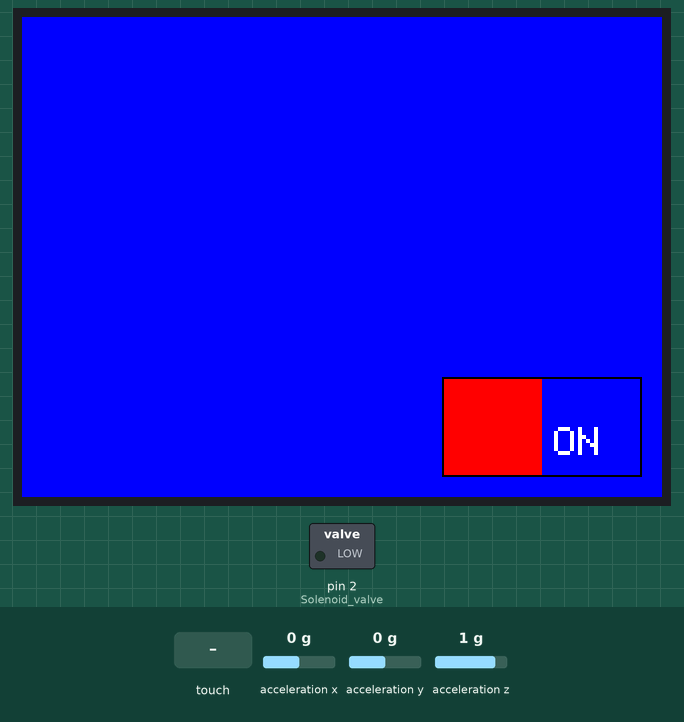
Recording of a sketch running on a simulated Arduino Uno, built with avr-gcc and run on an emulated ATmega328P. On the bench: 320×240 colour display, switched loads named in the sketch (green lamp = pin HIGH). The inputs (shaded band) are chosen by the test bench; at power-on: acceleration x 0 g, acceleration y 0 g, acceleration z 1 g. What the sketch prints to the serial monitor is not drawn.

Above: at 1.4 s.
1.5 s: touch panel pressed at 13 % / 90 % of its raw x / y range
At 2.7 s:
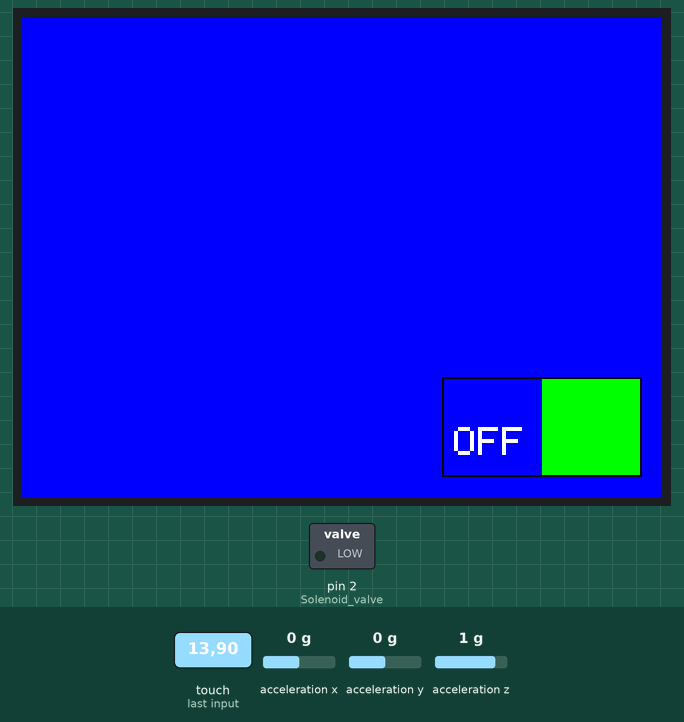
3.0 s: touch panel pressed at 13 % / 70 % of its raw x / y range
At 3.7 s:
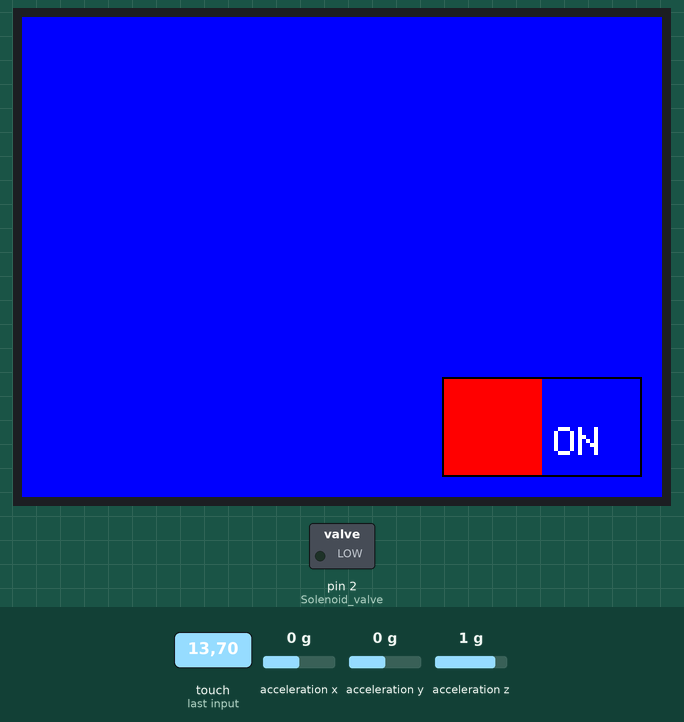
Timing chart, 0 to 6.0 s (numbered marks = the images above; inputs shaded):
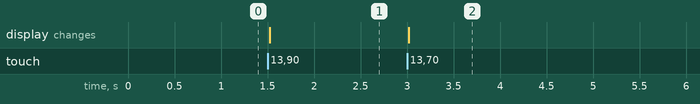

The sketch:

airBend.ino
```cpp
#include <Wire.h>
#include <SPI.h>
#include <Adafruit_LIS3DH.h>
#include <Adafruit_Sensor.h>

//TouchScreen
#include <Adafruit_GFX.h>
#include <Adafruit_ILI9341.h>
#include "TouchScreen.h"

// Used for software SPI
#define LIS3DH_CLK 7
#define LIS3DH_MISO 5
#define LIS3DH_MOSI 6
// Used for hardware & software SPI
#define LIS3DH_CS 4

// Touchscreen
#define TS_MINX 150
#define TS_MINY 130
#define TS_MAXX 920
#define TS_MAXY 940

#define YP A2  // must be an analog pin, use "An" notation!
#define XM A3  // must be an analog pin, use "An" notation!
#define YM 8   // can be a digital pin
#define XP 9   // can be a digital pin
TouchScreen ts = TouchScreen(XP, YP, XM, YM, 300);

#define TFT_CS 10
#define TFT_DC 9
Adafruit_ILI9341 tft = Adafruit_ILI9341(TFT_CS, TFT_DC);

boolean RecordOn = false;

#define FRAME_X 210
#define FRAME_Y 180
#define FRAME_W 100
#define FRAME_H 50

#define REDBUTTON_X FRAME_X
#define REDBUTTON_Y FRAME_Y
#define REDBUTTON_W (FRAME_W/2)
#define REDBUTTON_H FRAME_H

#define GREENBUTTON_X (REDBUTTON_X + REDBUTTON_W)
#define GREENBUTTON_Y FRAME_Y
#define GREENBUTTON_W (FRAME_W/2)
#define GREENBUTTON_H FRAME_H

//software SPI
Adafruit_LIS3DH lis = Adafruit_LIS3DH(LIS3DH_CS, LIS3DH_MOSI, LIS3DH_MISO, LIS3DH_CLK);

unsigned long punchStart = 0;//variable for non-blocking punch timeframe check
const long punchInterval = 200;//timeframe of a punch in ms, from max acceleration to max deceleration, 200 is very generous
int punchAccel = 2;//the beginning of a punch in m/s^2, could be over 50m/s^2 depending on the puncher
int punchDecel = -2;//the end of a punch in m/s^2, could be less than -100m/s^2 depending on the puncher
int airTime = 250;//how long the air lasts, in ms

void drawFrame()
{
  tft.drawRect(FRAME_X, FRAME_Y, FRAME_W, FRAME_H, ILI9341_BLACK);
}

void redBtn()
{
  tft.fillRect(REDBUTTON_X, REDBUTTON_Y, REDBUTTON_W, REDBUTTON_H, ILI9341_RED);
  tft.fillRect(GREENBUTTON_X, GREENBUTTON_Y, GREENBUTTON_W, GREENBUTTON_H, ILI9341_BLUE);
  drawFrame();
  tft.setCursor(GREENBUTTON_X + 6 , GREENBUTTON_Y + (GREENBUTTON_H/2));
  tft.setTextColor(ILI9341_WHITE);
  tft.setTextSize(2);
  tft.println("ON");
  RecordOn = false;
}

void greenBtn()
{
  tft.fillRect(GREENBUTTON_X, GREENBUTTON_Y, GREENBUTTON_W, GREENBUTTON_H, ILI9341_GREEN);
  tft.fillRect(REDBUTTON_X, REDBUTTON_Y, REDBUTTON_W, REDBUTTON_H, ILI9341_BLUE);
  drawFrame();
  tft.setCursor(REDBUTTON_X + 6 , REDBUTTON_Y + (REDBUTTON_H/2));
  tft.setTextColor(ILI9341_WHITE);
  tft.setTextSize(2);
  tft.println("OFF");
  RecordOn = true;
}

void setup(void) {
  //Test to see if accelerometer is communicating
  Serial.begin(9600);
  Serial.println("LIS3DH test!");
  if (! lis.begin(0x18)) {
    Serial.println("Couldnt start");
    while (1);
  }
  Serial.println("LIS3DH found!");

  tft.begin();

  tft.fillScreen(ILI9341_BLUE);
  // origin = left,top landscape (USB left upper)
  tft.setRotation(1);
  redBtn();

  lis.setRange(LIS3DH_RANGE_16_G);   //+-16G range for good punch detection

  pinMode(2, OUTPUT); //Solenoid valve
  digitalWrite(2, LOW);
}

void loop() {
  lis.read();
  sensors_event_t event;
  lis.getEvent(&event);

 //look for punch starting, at least 20 m/s^2
  if (event.acceleration.x > punchAccel){
     Serial.println(event.acceleration.x);
     punchStart = millis();
  }

  unsigned long currentMillis = millis();

  //look for punch ending, less than -40 m/s^2 and safety check
  if (event.acceleration.x < punchDecel && currentMillis - punchStart < punchInterval && RecordOn){
      Serial.println(event.acceleration.x);
      Serial.println("Punch");
      Wind(airTime);
    }

// See if there's any  touch data for us
    // Retrieve a point
    TSPoint p = ts.getPoint();
    // Scale using the calibration #'s
    // and rotate coordinate system
    p.x = map(p.x, TS_MINY, TS_MAXY, 0, tft.height());
    p.y = map(p.y, TS_MINX, TS_MAXX, 0, tft.width());
    int y = tft.height() - p.x;
    int x = p.y;

    if (RecordOn)
    {
      if((x > REDBUTTON_X) && (x < (REDBUTTON_X + REDBUTTON_W))) {
        if ((y > REDBUTTON_Y) && (y <= (REDBUTTON_Y + REDBUTTON_H))) {
          Serial.println("Red btn hit");
          redBtn();
        }
      }
    }
    else //Record is off (RecordOn == false)
    {
      if((x > GREENBUTTON_X) && (x < (GREENBUTTON_X + GREENBUTTON_W))) {
        if ((y > GREENBUTTON_Y) && (y <= (GREENBUTTON_Y + GREENBUTTON_H))) {
          Serial.println("Green btn hit");
          greenBtn();
        }
      }
    }

    Serial.println(RecordOn);

}

void Wind(int airTime){
  digitalWrite(2, HIGH);
  delay(airTime);
  digitalWrite(2, LOW);
}
```

Measured:
- after the input at 1.5 s, the display: changes at once (image 1)
- after the input at 3.0 s, the display: changes at once (image 2)
